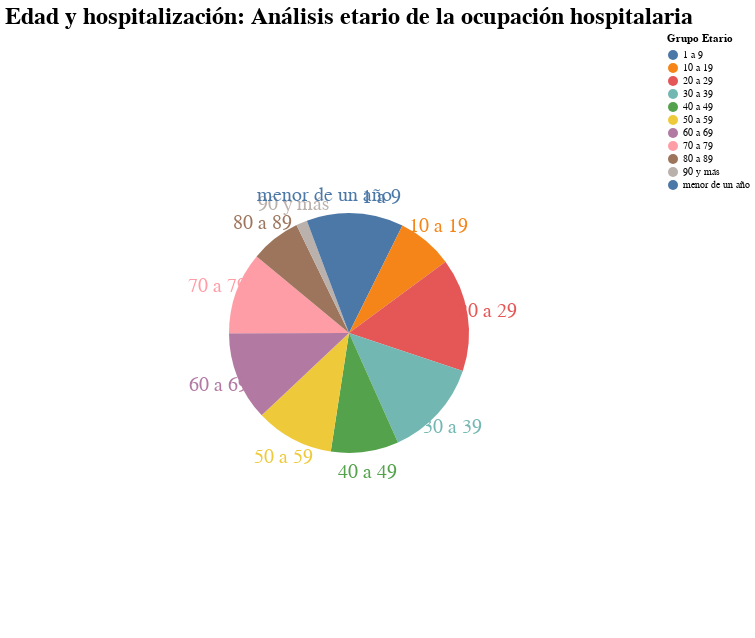

The code cell stored with this chart in its notebook:
### Code cell
import pandas as pd
import altair as alt

# 1. Leer el archivo y preparar los datos
df = pd.read_excel('01_conteo_simple.xlsx')
df.columns = df.columns.str.strip().str.upper()

# 2. Seleccionar y agrupar datos
df = df[['GRUPO_EDAD', 'COUNT']]
df_grouped = df.groupby('GRUPO_EDAD', as_index=False)['COUNT'].sum()

# 3. Crear gráfico Altair tipo donut con tamaño grande y título
base = alt.Chart(df_grouped).encode(
    alt.Theta("COUNT:Q", stack=True),
    alt.Color("GRUPO_EDAD:N", legend=alt.Legend(title="Grupo Etario"))
)

pie = base.mark_arc(outerRadius=120)
text = base.mark_text(radius=140, size=20).encode(text="GRUPO_EDAD:N")

chart = (pie + text).properties(
    width=600,
    height=600,
    title="Edad y hospitalización: Análisis etario de la ocupación hospitalaria"
).configure_title(
    fontSize=24,
    anchor='middle'
)

chart

### Figure 1 — Vega-Lite specification as saved in the notebook (floating-point values rounded to 4 significant figures)
{"config": {"view": {"continuousWidth": 300, "continuousHeight": 300}, "title": {"anchor": "middle", "fontSize": 24}}, "layer": [{"mark": {"type": "arc", "outerRadius": 120}, "encoding": {"color": {"field": "GRUPO_EDAD", "legend": {"title": "Grupo Etario"}, "type": "nominal"}, "theta": {"field": "COUNT", "stack": true, "type": "quantitative"}}}, {"mark": {"type": "text", "radius": 140, "size": 20}, "encoding": {"color": {"field": "GRUPO_EDAD", "legend": {"title": "Grupo Etario"}, "type": "nominal"}, "text": {"field": "GRUPO_EDAD", "type": "nominal"}, "theta": {"field": "COUNT", "stack": true, "type": "quantitative"}}}], "data": {"name": "data-27283ea0051b22e0f8a0843723e993e8"}, "height": 600, "title": "Edad y hospitalización: Análisis etario de la ocupación hospitalaria", "width": 600, "$schema": "https://vega.github.io/schema/vega-lite/v5.20.1.json", "datasets": {"data-27283ea0051b22e0f8a0843723e993e8": [{"GRUPO_EDAD": "1 a 9", "COUNT": 650935}, {"GRUPO_EDAD": "10 a 19", "COUNT": 666897}, {"GRUPO_EDAD": "20 a 29", "COUNT": 1353413}, {"GRUPO_EDAD": "30 a 39", "COUNT": 1168214}, {"GRUPO_EDAD": "40 a 49", "COUNT": 808005}, {"GRUPO_EDAD": "50 a 59", "COUNT": 934634}, {"GRUPO_EDAD": "60 a 69", "COUNT": 1063765}, {"GRUPO_EDAD": "70 a 79", "COUNT": 979235}, {"GRUPO_EDAD": "80 a 89", "COUNT": 600409}, {"GRUPO_EDAD": "90 y más", "COUNT": 132850}, {"GRUPO_EDAD": "menor de un año", "COUNT": 506310}]}}
